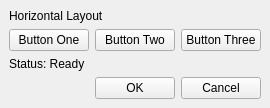
<?xml version="1.0" encoding="UTF-8"?>
<ui version="4.0">
 <class>MainWindow</class>
 <widget class="QMainWindow" name="MainWindow">
  <property name="windowTitle">
   <string>Layout Buttons Example</string>
  </property>

  <widget class="QWidget" name="centralwidget">
   <layout class="QVBoxLayout" name="mainLayout">

    <!-- Title -->
    <item>
     <widget class="QLabel" name="label_title">
      <property name="text">
       <string>Horizontal Layout</string>
      </property>
     </widget>
    </item>

    <!-- First row of buttons -->
    <item>
     <layout class="QHBoxLayout" name="topButtonLayout">
      <item>
       <widget class="QPushButton" name="btn_one">
        <property name="text">
         <string>Button One</string>
        </property>
       </widget>
      </item>
      <item>
       <widget class="QPushButton" name="btn_two">
        <property name="text">
         <string>Button Two</string>
        </property>
       </widget>
      </item>
      <item>
       <widget class="QPushButton" name="btn_three">
        <property name="text">
         <string>Button Three</string>
        </property>
       </widget>
      </item>
     </layout>
    </item>

    <!-- Status label -->
    <item>
     <widget class="QLabel" name="label_status">
      <property name="text">
       <string>Status: Ready</string>
      </property>
     </widget>
    </item>

    <!-- Bottom action buttons -->
    <item>
     <layout class="QHBoxLayout" name="bottomButtonLayout">
      <item>
       <spacer name="horizontalSpacer">
        <property name="orientation">
         <enum>Qt::Horizontal</enum>
        </property>
        <property name="sizeHint">
         <size>
          <width>40</width>
          <height>20</height>
         </size>
        </property>
       </spacer>
      </item>
      <item>
       <widget class="QPushButton" name="btn_ok">
        <property name="text">
         <string>OK</string>
        </property>
       </widget>
      </item>
      <item>
       <widget class="QPushButton" name="btn_cancel">
        <property name="text">
         <string>Cancel</string>
        </property>
       </widget>
      </item>
     </layout>
    </item>

   </layout>
  </widget>
 </widget>
 <resources/>
 <connections/>
</ui>
